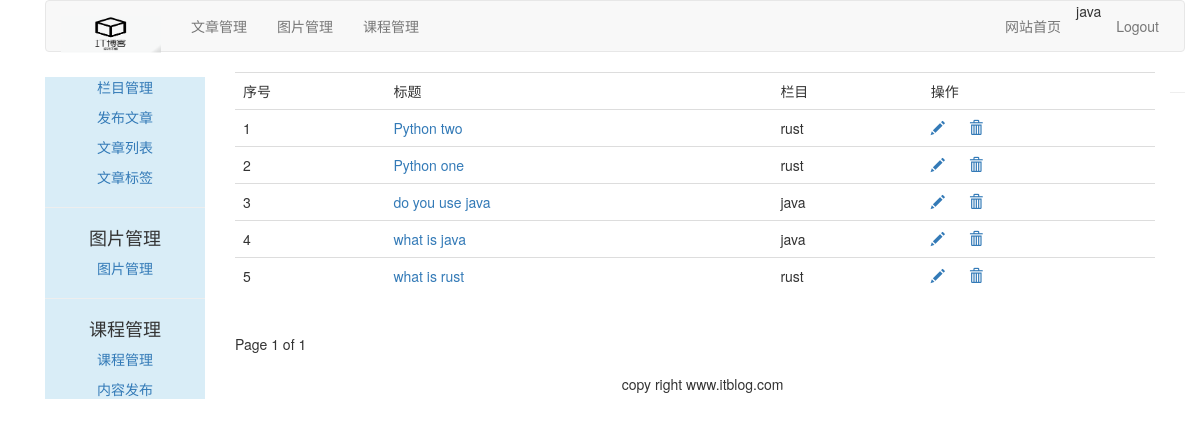
Page /article/article-list/ (signed in) on the committed database.
### article/models.py (models this page shows, shortened)
class ArticlePost(models.Model):
	author = models.ForeignKey(User, on_delete=models.CASCADE, related_name="article")
	title = models.CharField(max_length=200)
	slug = models.SlugField(max_length=500)
	column = models.ForeignKey(ArticleColumn, on_delete=models.CASCADE, related_name="article_column")
	body = models.TextField()
	created = models.DateTimeField(default=timezone.now)
	updated = models.DateTimeField(auto_now=True)
	users_like = models.ManyToManyField(User, related_name="articles_like", blank=True)
	article_tag = models.ManyToManyField(ArticleTag, related_name='article_tag', blank=True)
	class Meta:
		ordering = ("-updated",)
		index_together = (('id', 'slug'),)
	def get_absolute_url(self):
		return reverse("article:article_detail", args=[self.id, self.slug])

class ArticleColumn(models.Model):
	user = models.ForeignKey(User, on_delete=models.CASCADE, related_name='article_column')
	column = models.CharField(max_length=200)
	created = models.DateField(auto_now_add=True)
	def __str__(self):
		return self.column

### article/views.py (the view)
# urls.py: path('article-list/', views.article_list, name="article_list"),
@login_required(login_url='/account/login')
def article_list(request):
	articles_list = ArticlePost.objects.filter(author=request.user)
	paginator = Paginator(articles_list, 5)    #①
	page = request.GET.get('page')    #②
	try:
		current_page = paginator.page(page)    #③
		articles = current_page.object_list    #④
	except PageNotAnInteger:    #⑤
		current_page = paginator.page(1)
		articles = current_page.object_list
	except EmptyPage:    #⑥
		current_page = paginator.page(paginator.num_pages)    #⑦
		articles = current_page.object_list
	return render(request, "article/column/article_list.html", {"articles":articles, "page": current_page})

### templates/article/column/article_list.html (shortened to what this page needs)
{% extends "article/base.html" %}
{% load staticfiles %}
{% block content %}
<div>
    <table class="table table-hover">
    	<tr>
    		<td>序号</td>
    		<td>标题</td>
            <td>栏目</td>
    		<td>操作</td>
    	</tr>
    	{% for article in articles %}
    	<tr id={{ article.id }}>
    		<td>{{ forloop.counter }}</td>
    		<td><a href="{{ article.get_absolute_url }}">{{ article.title }}</a></td>
            <td>{{ article.column }}</td>
    		<td>
                <a name="edit" href="{% url 'article:redit_article' article.id %}"><span class="glyphicon glyphicon-pencil"></span></a>
                <a nane="delete" href="javascript:" onclick="del_article(this, {{ article.id }})"><span class="glyphicon glyphicon-trash" style="margin-left:20px;"></span></a>
            </td>
    	</tr>
    	{% endfor %}
    </table>
    {% include "paginator.html" %}
</div>
{% endblock %}

### templates/article/header.html
{% load staticfiles %}
<div class="container">
    <nav class="navbar navbar-default" role="navigation">
        <div class="navbar-header">
            <a class="navbar-brand" href="http://www.itdiffer.com"><img width="100px" src="{% static 'images/backlogo1.png' %}"></a>
        </div>
        <div>
            <ul class="nav navbar-nav" role="tablist">
                <li><a href="{% url 'article:article_column' %}">文章管理</a></li>
                <li><a href="{% url 'image:list_images' %}">图片管理</a></li>
                <li><a href="{% url 'course:manage_course' %}">课程管理</a></li>
            </ul>
            <ul class="nav navbar-nav navbar-right" style="margin-right:10px">
                <li><a href="{% url 'blog:blog_title' %}">网站首页</a></li>
                <li><span>{{ user.username }}</span></li>
                <li><a href="{% url 'account:user_logout' %}">Logout</a></li>
            </ul>
        </div>
    </nav>
</div>

### rows in the picture
ArticlePost: title "Python two", column "rust"
ArticlePost: title "Python one", column "rust"
ArticlePost: title "do you use java", column "java"
ArticlePost: title "what is java", column "java"
ArticlePost: title "what is rust", column "rust"

### other values in the picture
{{ user.username }} "java"
{{ page.number }} "1"
{{ page.paginator.num_pages }} "1"
